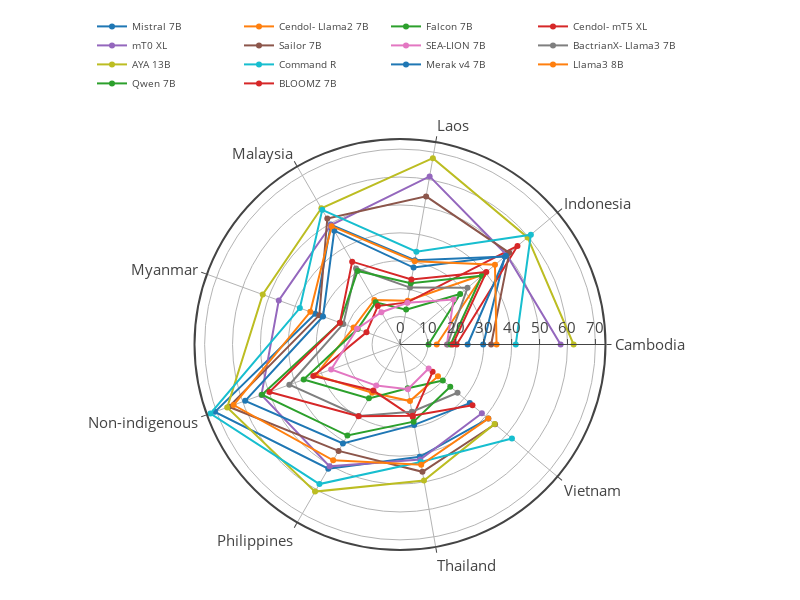

Source (notebook cell):
### Markdown cell above
#### Per region

### Code cell
import plotly.express as px

fig = go.Figure()

for i, model in enumerate(df["model"].unique()):
    pdf = df[(df['prompt_lang'] == 'eng') & (df['model'] == model)].groupby(['prompt_lang', 'region'])[['accuracy','macro_f1_score','weighted_f1_score']].mean().reset_index()
    fig.add_trace(go.Scatterpolar(
          r=pdf['weighted_f1_score'],
          theta=pdf["region"].unique(),
          fill='none',
          # line=dict(color=px.colors.sequential.Viridis[i]),
          name=model_to_display_name[model],
    ))

# fig.update_layout(
#     template='plotly_white',
# )

fig.update_layout(
    template='none',
    width=800,
    height=600,
    margin=dict(l=50, r=50, t=50, b=50),
    font_size = 15,
    showlegend = True,
    polar = dict(
      angularaxis = dict(
        linewidth = 2,
        showline=True,
        linecolor='light gray'
      ),
      radialaxis = dict(
        side = "counterclockwise",
        showline = True,
        linewidth = 1,
        gridcolor = "light gray",
        gridwidth = 1,
      ),
    ),
    legend=dict(
        orientation="h",
        yanchor="bottom",
        y=1.1,
        xanchor="right",
        x=0.9,
        font_size=10,
    )
)

fig.write_image('../figures/nlu/weighted_f1_score_per_region.pdf')
fig.show()

### Figure 1 — Plotly figure (JSON) as saved in the notebook; plotly's stock layout.template omitted (floating-point values rounded to 4 significant figures)
{"data": [{"fill": "none", "name": "Mistral 7B", "r": [29.8, 49.01, 30.67, 49.61, 32.3, 70.57, 51.39, 40.85, 41.31], "theta": ["Cambodia", "Indonesia", "Laos", "Malaysia", "Myanmar", "Non-indigenous", "Philippines", "Thailand", "Vietnam"], "type": "scatterpolar"}, {"fill": "none", "name": "Cendol-\nLlama2 7B", "r": [13.16, 39.03, 15.92, 18.42, 17.69, 32.14, 19.94, 20.57, 17.76], "theta": ["Cambodia", "Indonesia", "Laos", "Malaysia", "Myanmar", "Non-indigenous", "Philippines", "Thailand", "Vietnam"], "type": "scatterpolar"}, {"fill": "none", "name": "Falcon 7B", "r": [10.24, 28.15, 12.7, 17.43, 16.17, 36.73, 22.28, 15.9, 20.04], "theta": ["Cambodia", "Indonesia", "Laos", "Malaysia", "Myanmar", "Non-indigenous", "Philippines", "Thailand", "Vietnam"], "type": "scatterpolar"}, {"fill": "none", "name": "Cendol-\nmT5 XL", "r": [20.3, 54.95, 15.33, 15.9, 12.77, 33.05, 19.05, 26.41, 15.25], "theta": ["Cambodia", "Indonesia", "Laos", "Malaysia", "Myanmar", "Non-indigenous", "Philippines", "Thailand", "Vietnam"], "type": "scatterpolar"}, {"fill": "none", "name": "mT0 XL", "r": [57.54, 49.92, 61.15, 49.44, 46.21, 52.83, 50.41, 41.83, 38.29], "theta": ["Cambodia", "Indonesia", "Laos", "Malaysia", "Myanmar", "Non-indigenous", "Philippines", "Thailand", "Vietnam"], "type": "scatterpolar"}, {"fill": "none", "name": "Sailor 7B", "r": [32.65, 51.1, 53.88, 52.09, 30.76, 65.25, 44.01, 46.32, 44.44], "theta": ["Cambodia", "Indonesia", "Laos", "Malaysia", "Myanmar", "Non-indigenous", "Philippines", "Thailand", "Vietnam"], "type": "scatterpolar"}, {"fill": "none", "name": "SEA-LION\n7B", "r": [16.79, 25.05, 15.18, 13.34, 16.4, 26.25, 17.01, 16.3, 13.41], "theta": ["Cambodia", "Indonesia", "Laos", "Malaysia", "Myanmar", "Non-indigenous", "Philippines", "Thailand", "Vietnam"], "type": "scatterpolar"}, {"fill": "none", "name": "BactrianX-\nLlama3 7B", "r": [16.99, 31.58, 20.71, 31.46, 21.6, 42.19, 29.54, 24.48, 26.9], "theta": ["Cambodia", "Indonesia", "Laos", "Malaysia", "Myanmar", "Non-indigenous", "Philippines", "Thailand", "Vietnam"], "type": "scatterpolar"}, {"fill": "none", "name": "AYA 13B", "r": [62.2, 59.67, 67.8, 56.35, 52.34, 65.88, 60.86, 49.45, 44.26], "theta": ["Cambodia", "Indonesia", "Laos", "Malaysia", "Myanmar", "Non-indigenous", "Philippines", "Thailand", "Vietnam"], "type": "scatterpolar"}, {"fill": "none", "name": "Command R", "r": [41.47, 61.21, 33.76, 55.71, 38.18, 72.28, 57.74, 42.74, 52.35], "theta": ["Cambodia", "Indonesia", "Laos", "Malaysia", "Myanmar", "Non-indigenous", "Philippines", "Thailand", "Vietnam"], "type": "scatterpolar"}, {"fill": "none", "name": "Merak v4 7B", "r": [24.23, 49.51, 27.98, 47.1, 29.35, 59.02, 40.91, 29.26, 32.66], "theta": ["Cambodia", "Indonesia", "Laos", "Malaysia", "Myanmar", "Non-indigenous", "Philippines", "Thailand", "Vietnam"], "type": "scatterpolar"}, {"fill": "none", "name": "Llama3 8B", "r": [34.59, 44.41, 30.29, 48.97, 34.19, 63.43, 47.89, 43.77, 41.3], "theta": ["Cambodia", "Indonesia", "Laos", "Malaysia", "Myanmar", "Non-indigenous", "Philippines", "Thailand", "Vietnam"], "type": "scatterpolar"}, {"fill": "none", "name": "Qwen 7B", "r": [18.12, 38.26, 22.25, 30.4, 22.9, 52.63, 37.67, 28.07, 23.5], "theta": ["Cambodia", "Indonesia", "Laos", "Malaysia", "Myanmar", "Non-indigenous", "Philippines", "Thailand", "Vietnam"], "type": "scatterpolar"}, {"fill": "none", "name": "BLOOMZ 7B", "r": [18.88, 40.37, 23.62, 34.27, 22.9, 49.77, 29.71, 25.93, 33.89], "theta": ["Cambodia", "Indonesia", "Laos", "Malaysia", "Myanmar", "Non-indigenous", "Philippines", "Thailand", "Vietnam"], "type": "scatterpolar"}], "layout": {"font": {"size": 15}, "height": 600, "legend": {"font": {"size": 10}, "orientation": "h", "x": 0.9, "xanchor": "right", "y": 1.1, "yanchor": "bottom"}, "margin": {"b": 50, "l": 50, "r": 50, "t": 50}, "polar": {"angularaxis": {"linecolor": "light gray", "linewidth": 2, "showline": true, "type": "category"}, "radialaxis": {"autorange": true, "gridcolor": "light gray", "gridwidth": 1, "linewidth": 1, "range": [0, 73.62], "showline": true, "side": "counterclockwise", "type": "linear"}}, "showlegend": true, "width": 800}}
